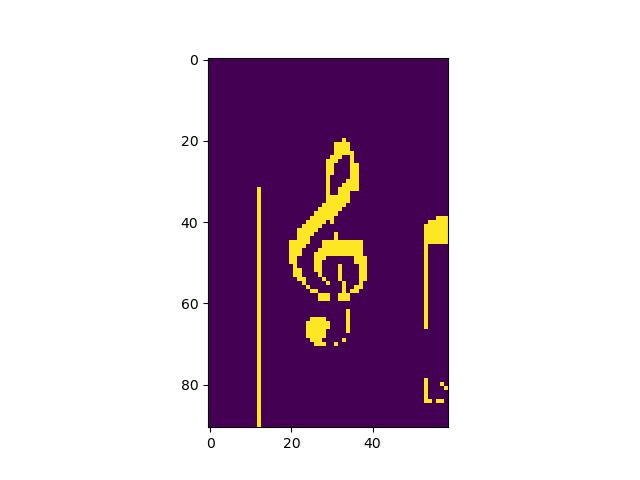
#> input picture Cho/image_test/test_0.jpg, 640 x 480 px
$ python test.py
#> lines starting #> are read from the running program, lines starting #| are printed output that depends on the picture
import cv2
import matplotlib.pyplot as plt
img = cv2.imread("image_test/test_0.jpg", cv2.IMREAD_GRAYSCALE)
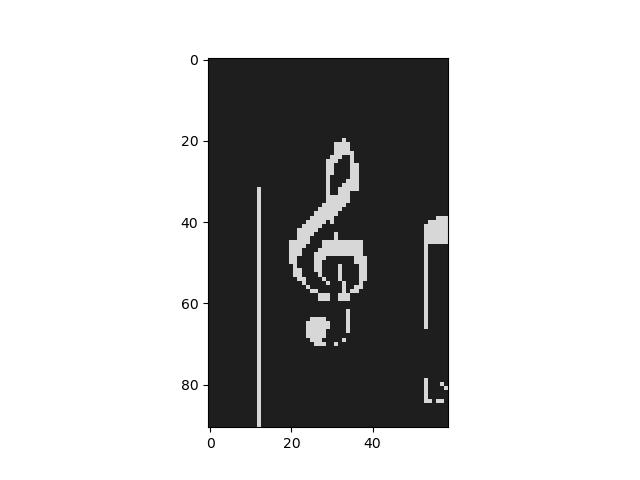
#> img: shape (480, 640); min 0, max 255, mean 193.2
print(img.shape)
#| (480, 640)
high_img = cv2.imread("./resource/high.png", cv2.IMREAD_GRAYSCALE)
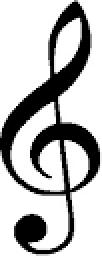
#> input picture Cho/resource/high.png, 51 x 129 px (shown 2 times larger)
#> high_img is the input picture: shape (129, 51); min 0, max 255, mean 185.9

print(high_img.shape)
#| (129, 51)
new_img = cv2.resize(high_img, (img.shape[1], img.shape[0]),interpolation = cv2.INTER_AREA)
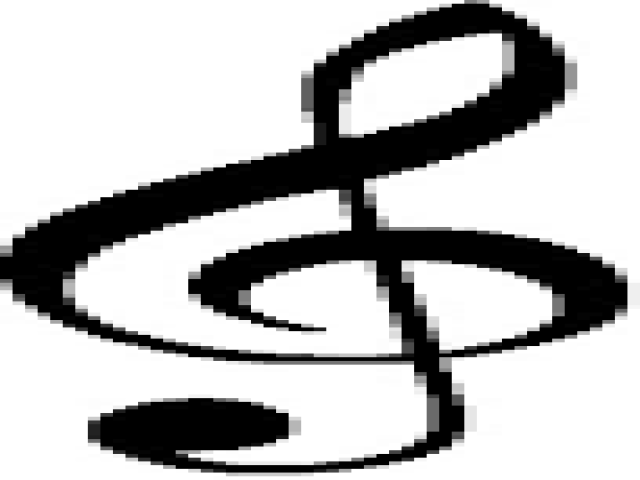
#> new_img: shape (480, 640); min 0, max 255, mean 185.9
print(new_img.shape)
#| (480, 640)
plt.imshow(new_img)
plt.savefig("./1.png")
